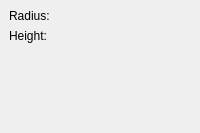
        <widget class="QWidget" name="Page2_cylinder">
         <layout class="QGridLayout">
          <property name="leftMargin">
           <number>9</number>
          </property>
          <property name="topMargin">
           <number>9</number>
          </property>
          <property name="rightMargin">
           <number>9</number>
          </property>
          <property name="bottomMargin">
           <number>9</number>
          </property>
          <property name="spacing">
           <number>6</number>
          </property>
          <item row="0" column="0">
           <layout class="QGridLayout">
            <property name="leftMargin">
             <number>0</number>
            </property>
            <property name="topMargin">
             <number>0</number>
            </property>
            <property name="rightMargin">
             <number>0</number>
            </property>
            <property name="bottomMargin">
             <number>0</number>
            </property>
            <property name="spacing">
             <number>6</number>
            </property>
            <item row="1" column="0">
             <widget class="QLabel" name="textLabel6">
              <property name="text">
               <string>Height:</string>
              </property>
             </widget>
            </item>
            <item row="0" column="0">
             <widget class="QLabel" name="textLabel5">
              <property name="text">
               <string>Radius:</string>
              </property>
             </widget>
            </item>
            <item row="1" column="1">
             <widget class="Gui::QuantitySpinBox" name="cylinderHeight" native="true">
              <property name="keyboardTracking" stdset="0">
               <bool>false</bool>
              </property>
              <property name="unit" stdset="0">
               <string notr="true">mm</string>
              </property>
              <property name="value" stdset="0">
               <double>10.000000000000000</double>
              </property>
             </widget>
            </item>
            <item row="0" column="1">
             <widget class="Gui::QuantitySpinBox" name="cylinderRadius" native="true">
              <property name="keyboardTracking" stdset="0">
               <bool>false</bool>
              </property>
              <property name="unit" stdset="0">
               <string notr="true">mm</string>
              </property>
              <property name="value" stdset="0">
               <double>2.000000000000000</double>
              </property>
             </widget>
            </item>
           </layout>
          </item>
          <item row="1" column="0">
           <spacer>
            <property name="orientation">
             <enum>Qt::Vertical</enum>
            </property>
            <property name="sizeType">
             <enum>QSizePolicy::Expanding</enum>
            </property>
            <property name="sizeHint" stdset="0">
             <size>
              <width>31</width>
              <height>81</height>
             </size>
            </property>
           </spacer>
          </item>
         </layout>
        </widget>
